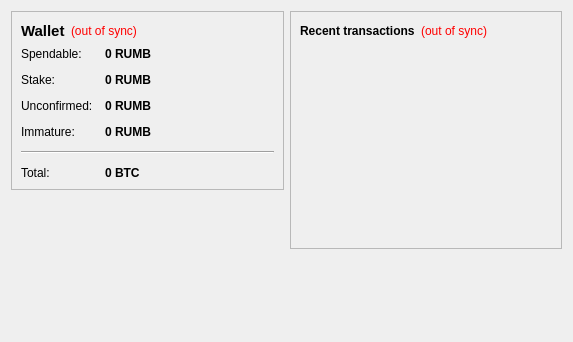
<?xml version="1.0" encoding="UTF-8"?>
<ui version="4.0">
 <class>OverviewPage</class>
 <widget class="QWidget" name="OverviewPage">
  <property name="geometry">
   <rect>
    <x>0</x>
    <y>0</y>
    <width>573</width>
    <height>342</height>
   </rect>
  </property>
  <property name="windowTitle">
   <string>Form</string>
  </property>
  <layout class="QHBoxLayout" name="horizontalLayout" stretch="1,1">
   <item>
    <layout class="QVBoxLayout" name="verticalLayout_2">
     <item>
      <widget class="QFrame" name="frame">
       <property name="frameShape">
        <enum>QFrame::StyledPanel</enum>
       </property>
       <property name="frameShadow">
        <enum>QFrame::Raised</enum>
       </property>
       <layout class="QVBoxLayout" name="verticalLayout_4">
        <item>
         <layout class="QHBoxLayout" name="horizontalLayout_4">
          <item>
           <widget class="QLabel" name="label_5">
            <property name="font">
             <font>
              <pointsize>11</pointsize>
              <weight>75</weight>
              <bold>true</bold>
             </font>
            </property>
            <property name="text">
             <string>Wallet</string>
            </property>
           </widget>
          </item>
          <item>
           <widget class="QLabel" name="labelWalletStatus">
            <property name="toolTip">
             <string>The displayed information may be out of date. Your wallet automatically synchronizes with the Rumbcoin network after a connection is established, but this process has not completed yet.</string>
            </property>
            <property name="styleSheet">
             <string notr="true">QLabel { color: red; }</string>
            </property>
            <property name="text">
             <string notr="true">(out of sync)</string>
            </property>
            <property name="alignment">
             <set>Qt::AlignLeading|Qt::AlignLeft|Qt::AlignVCenter</set>
            </property>
           </widget>
          </item>
          <item>
           <spacer name="horizontalSpacer_2">
            <property name="orientation">
             <enum>Qt::Horizontal</enum>
            </property>
            <property name="sizeHint" stdset="0">
             <size>
              <width>40</width>
              <height>20</height>
             </size>
            </property>
           </spacer>
          </item>
         </layout>
        </item>
        <item>
         <layout class="QFormLayout" name="formLayout_2">
          <property name="fieldGrowthPolicy">
           <enum>QFormLayout::AllNonFixedFieldsGrow</enum>
          </property>
          <property name="horizontalSpacing">
           <number>12</number>
          </property>
          <property name="verticalSpacing">
           <number>12</number>
          </property>
          <item row="0" column="0">
           <widget class="QLabel" name="label">
            <property name="text">
             <string>Spendable:</string>
            </property>
           </widget>
          </item>
          <item row="0" column="1">
           <widget class="QLabel" name="labelBalance">
            <property name="font">
             <font>
              <weight>75</weight>
              <bold>true</bold>
             </font>
            </property>
            <property name="cursor">
             <cursorShape>IBeamCursor</cursorShape>
            </property>
            <property name="toolTip">
             <string>Your current spendable balance</string>
            </property>
            <property name="text">
             <string notr="true">0 RUMB</string>
            </property>
            <property name="textInteractionFlags">
             <set>Qt::LinksAccessibleByMouse|Qt::TextSelectableByKeyboard|Qt::TextSelectableByMouse</set>
            </property>
           </widget>
          </item>
          <item row="1" column="0">
           <widget class="QLabel" name="label_6">
            <property name="text">
             <string>Stake:</string>
            </property>
           </widget>
          </item>
          <item row="1" column="1">
           <widget class="QLabel" name="labelStake">
            <property name="font">
             <font>
              <weight>75</weight>
              <bold>true</bold>
             </font>
            </property>
            <property name="cursor">
             <cursorShape>IBeamCursor</cursorShape>
            </property>
            <property name="toolTip">
             <string>Total of coins that was staked, and do not yet count toward the current balance</string>
            </property>
            <property name="text">
             <string notr="true">0 RUMB</string>
            </property>
            <property name="textInteractionFlags">
             <set>Qt::LinksAccessibleByMouse|Qt::TextSelectableByKeyboard|Qt::TextSelectableByMouse</set>
            </property>
           </widget>
          </item>
          <item row="2" column="0">
           <widget class="QLabel" name="label_3">
            <property name="text">
             <string>Unconfirmed:</string>
            </property>
           </widget>
          </item>
          <item row="2" column="1">
           <widget class="QLabel" name="labelUnconfirmed">
            <property name="font">
             <font>
              <weight>75</weight>
              <bold>true</bold>
             </font>
            </property>
            <property name="cursor">
             <cursorShape>IBeamCursor</cursorShape>
            </property>
            <property name="toolTip">
             <string>Total of transactions that have yet to be confirmed, and do not yet count toward the current balance</string>
            </property>
            <property name="text">
             <string notr="true">0 RUMB</string>
            </property>
            <property name="textInteractionFlags">
             <set>Qt::LinksAccessibleByMouse|Qt::TextSelectableByKeyboard|Qt::TextSelectableByMouse</set>
            </property>
           </widget>
          </item>
          <item row="3" column="0">
           <widget class="QLabel" name="labelImmatureText">
            <property name="text">
             <string>Immature:</string>
            </property>
           </widget>
          </item>
          <item row="3" column="1">
           <widget class="QLabel" name="labelImmature">
            <property name="font">
             <font>
              <weight>75</weight>
              <bold>true</bold>
             </font>
            </property>
            <property name="toolTip">
             <string>Mined balance that has not yet matured</string>
            </property>
            <property name="text">
             <string notr="true">0 RUMB</string>
            </property>
            <property name="textInteractionFlags">
             <set>Qt::LinksAccessibleByMouse|Qt::TextSelectableByKeyboard|Qt::TextSelectableByMouse</set>
            </property>
           </widget>
          </item>
          <item row="4" column="0" colspan="2">
           <widget class="Line" name="line">
            <property name="orientation">
             <enum>Qt::Horizontal</enum>
            </property>
           </widget>
          </item>
          <item row="5" column="0">
           <widget class="QLabel" name="labelTotalText">
            <property name="text">
             <string>Total:</string>
            </property>
           </widget>
          </item>
          <item row="5" column="1">
           <widget class="QLabel" name="labelTotal">
            <property name="font">
             <font>
              <weight>75</weight>
              <bold>true</bold>
             </font>
            </property>
            <property name="cursor">
             <cursorShape>IBeamCursor</cursorShape>
            </property>
            <property name="toolTip">
             <string>Your current total balance</string>
            </property>
            <property name="text">
             <string notr="true">0 BTC</string>
            </property>
            <property name="textInteractionFlags">
             <set>Qt::LinksAccessibleByMouse|Qt::TextSelectableByKeyboard|Qt::TextSelectableByMouse</set>
            </property>
           </widget>
          </item>
         </layout>
        </item>
       </layout>
      </widget>
     </item>
     <item>
      <spacer name="verticalSpacer">
       <property name="orientation">
        <enum>Qt::Vertical</enum>
       </property>
       <property name="sizeHint" stdset="0">
        <size>
         <width>20</width>
         <height>40</height>
        </size>
       </property>
      </spacer>
     </item>
    </layout>
   </item>
   <item>
    <layout class="QVBoxLayout" name="verticalLayout_3">
     <item>
      <widget class="QFrame" name="frame_2">
       <property name="frameShape">
        <enum>QFrame::StyledPanel</enum>
       </property>
       <property name="frameShadow">
        <enum>QFrame::Raised</enum>
       </property>
       <layout class="QVBoxLayout" name="verticalLayout">
        <item>
         <layout class="QHBoxLayout" name="horizontalLayout_2">
          <item>
           <widget class="QLabel" name="label_4">
            <property name="text">
             <string>&lt;b&gt;Recent transactions&lt;/b&gt;</string>
            </property>
           </widget>
          </item>
          <item>
           <widget class="QLabel" name="labelTransactionsStatus">
            <property name="toolTip">
             <string>The displayed information may be out of date. Your wallet automatically synchronizes with the Rumbcoin network after a connection is established, but this process has not completed yet.</string>
            </property>
            <property name="styleSheet">
             <string notr="true">QLabel { color: red; }</string>
            </property>
            <property name="text">
             <string notr="true">(out of sync)</string>
            </property>
            <property name="alignment">
             <set>Qt::AlignRight|Qt::AlignTrailing|Qt::AlignVCenter</set>
            </property>
           </widget>
          </item>
          <item>
           <spacer name="horizontalSpacer">
            <property name="orientation">
             <enum>Qt::Horizontal</enum>
            </property>
            <property name="sizeHint" stdset="0">
             <size>
              <width>40</width>
              <height>20</height>
             </size>
            </property>
           </spacer>
          </item>
         </layout>
        </item>
        <item>
         <widget class="QListView" name="listTransactions">
          <property name="styleSheet">
           <string notr="true">QListView { background: transparent; }</string>
          </property>
          <property name="frameShape">
           <enum>QFrame::NoFrame</enum>
          </property>
          <property name="verticalScrollBarPolicy">
           <enum>Qt::ScrollBarAlwaysOff</enum>
          </property>
          <property name="horizontalScrollBarPolicy">
           <enum>Qt::ScrollBarAlwaysOff</enum>
          </property>
          <property name="selectionMode">
           <enum>QAbstractItemView::NoSelection</enum>
          </property>
         </widget>
        </item>
       </layout>
      </widget>
     </item>
     <item>
      <spacer name="verticalSpacer_2">
       <property name="orientation">
        <enum>Qt::Vertical</enum>
       </property>
       <property name="sizeHint" stdset="0">
        <size>
         <width>20</width>
         <height>40</height>
        </size>
       </property>
      </spacer>
     </item>
    </layout>
   </item>
  </layout>
 </widget>
 <resources/>
 <connections/>
</ui>
